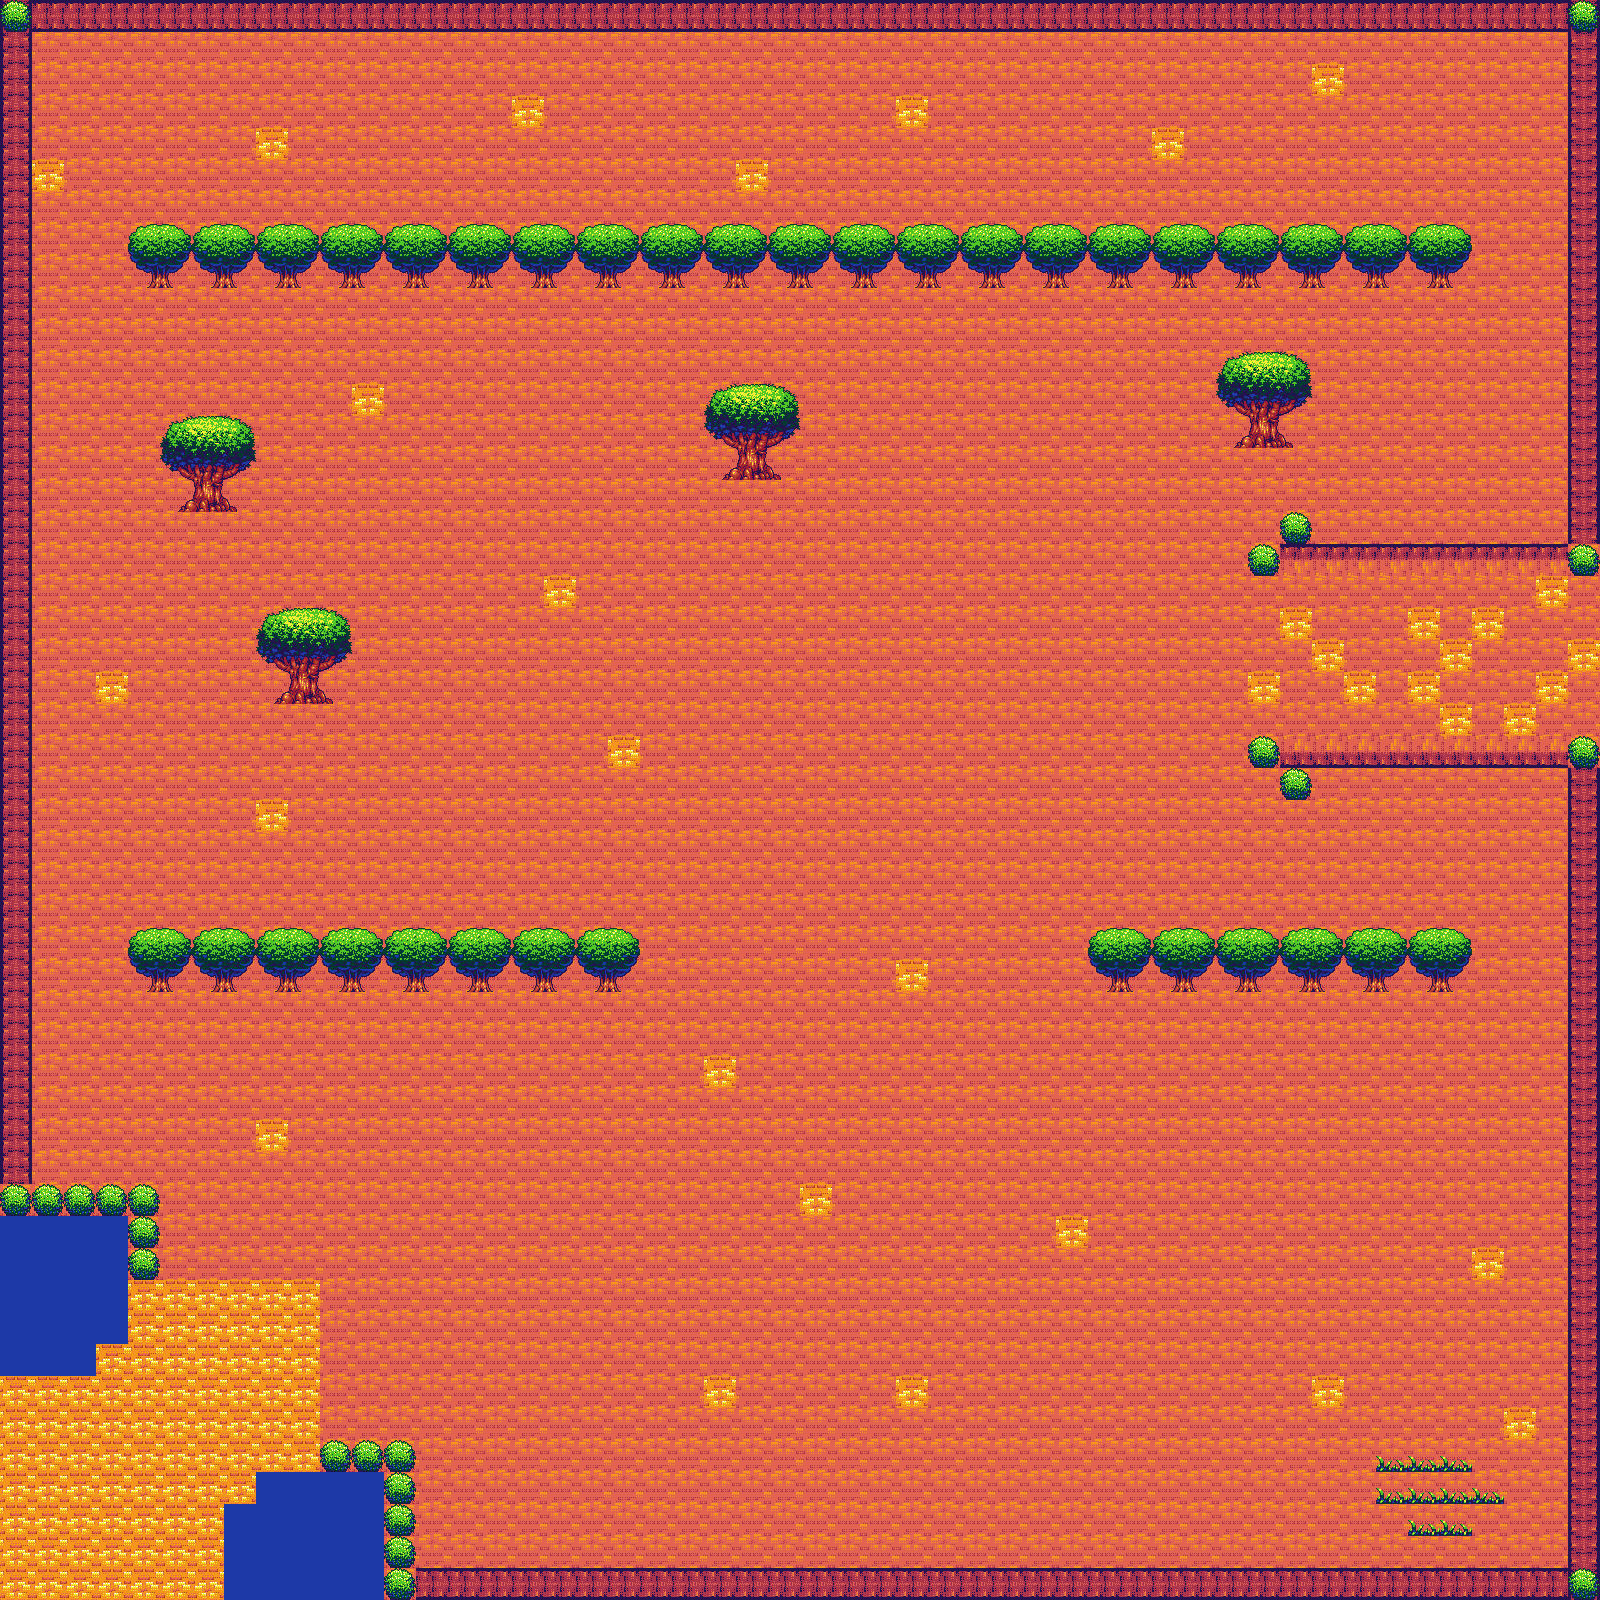

Below is a game level as drawn by its tile map, then a one-line description and the .tmx that defines it (tile-layer data replaced by summaries):
An orthogonal 50x50 tile map with 32x32 px tiles, 3 tile layers (fone, first, second) and 9 objects.

<map version="1.5" tiledversion="1.5.0" orientation="orthogonal" renderorder="right-down" width="50" height="50" tilewidth="32" tileheight="32" infinite="0" nextlayerid="8" nextobjectid="60">
 <tileset firstgid="1" source="pipka.tsx" />
 <layer id="7" name="fone" width="50" height="50">
  <data>[2500 cells, 2500 non-empty, 1 distinct tile ids]</data>
 </layer>
 <layer id="1" name="first" width="50" height="50">
  <data>[2500 cells, 337 non-empty, 5 distinct tile ids]</data>
 </layer>
 <layer id="2" name="second" width="50" height="50">
  <data>[2500 cells, 208 non-empty, 15 distinct tile ids]</data>
 </layer>
 <objectgroup id="6" name="water">
  <object id="58" x="0" y="1216">
   <polygon points="0,0 128,0 128,128 96,128 96,160 0,160" />
  </object>
  <object id="59" x="224" y="1504">
   <polygon points="0,0 0,96 160,96 160,-32 32,-32 32,0" />
  </object>
 </objectgroup>
 <objectgroup id="5" name="walls">
  <object id="49" x="0" y="32" width="32" height="1152" />
  <object id="50" x="416" y="1568" width="1152" height="32" />
  <object id="51" x="32" y="0" width="1536" height="32" />
  <object id="52" x="1568" y="32" width="32" height="512" />
  <object id="53" x="1568" y="768" width="32" height="800" />
  <object id="54" x="1280" y="736" width="288" height="32" />
  <object id="55" x="1280" y="544" width="288" height="32" />
 </objectgroup>
</map>
